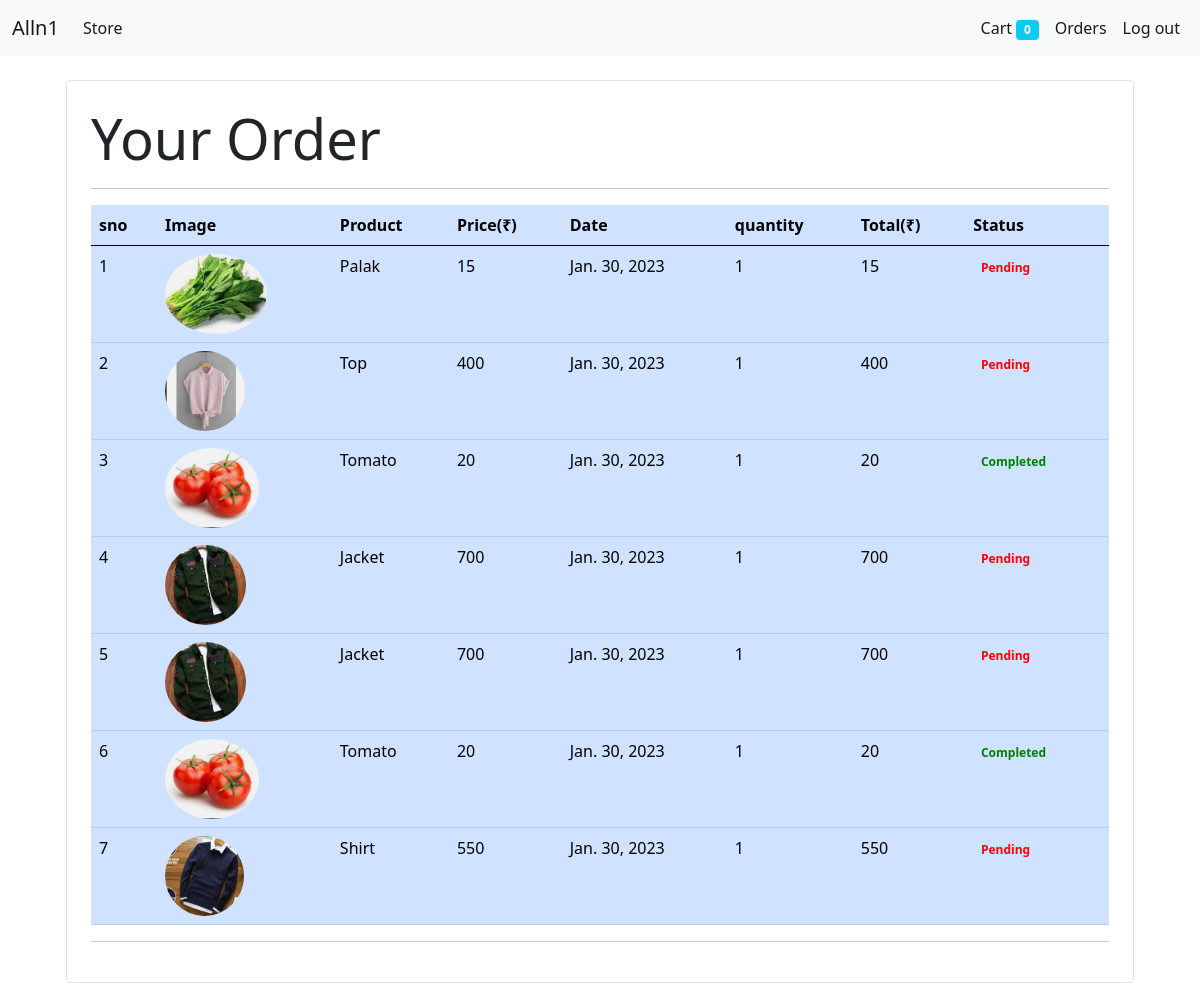
The page /Orders (signed in) on the database its author committed.
### store/models/orders.py (models this page shows, shortened)
class Order(models.Model):
    product = models.ForeignKey(Products , on_delete=models.CASCADE)
    customer = models.ForeignKey(Customer,on_delete=models.CASCADE)
    quantity = models.IntegerField(default=1)
    price = models.IntegerField()
    address = models.CharField(max_length=200,default='', blank=True)
    phone = models.CharField(max_length=10,default='', blank=True)
    date = models.DateField(default=datetime.datetime.today)
    Status = models.BooleanField(default=False)
    @staticmethod
    def get_orders_by_customer(customer_id):
        return Order.objects.filter(customer = customer_id).order_by('-date')

### store/models/Product.py (models this page shows, shortened)
class Products(models.Model):
    name = models.CharField(max_length=50)
    price = models.IntegerField(default=0)
    category = models.ForeignKey(Category , on_delete= models.CASCADE ,default=1)
    description =models.CharField(max_length=300,default='')
    image=models.ImageField(upload_to='uploads/products/')

### store/views/orders.py (the view)
# urls.py: path('Orders', orderview.as_view(), name ='orders')
class orderview(View):
    def get(self, request):
        customer = request.session.get('customer')
        orders = Order.get_orders_by_customer(customer)
        print(orders)
        return render(request, 'orders.html', {'orders': orders})

### store/templatetags/cart.py (called while the page is built)
@register.filter(name= 'multiply')
def multiply(number, number1):
    return number1 * number

### store/templates/orders.html
{% extends 'Base.html' %}
{% block content %}
{% load cart%}
<div class="container">
    <div class="border rounded p-4 m-4">
      <div class="table-responsive-md">
        <p class="display-4 pl-4 ml-4">Your Order </p>
        <hr>
        <table class="table table-primary">
            <thead>
                <tr>
                    <th >sno</th>
                    <th >Image</th>
                    <th >Product</th>
                    <th >Price(₹)</th>
                    <th >Date</th>
                    <th >quantity</th>
                    <th >Total(₹)</th>
                    <th>Status</th>
                </tr>
            </thead>
            <tbody>
                {% for order in orders %}
                <tr >
                    <td >{{forloop.counter}}</td>
                    <td><img style="height: 80px;" class ="rounded-circle" src="{{order.product.image.url}}" alt="..." ></td>
                    <td>{{order.product.name}}</td>
                    <td>{{order.price}}</td>
                    <td>{{order.date}}</td>
                    <td>{{order.quantity}}</td>
                    <td>{{order.quantity|multiply:order.price}}</td>
                    {% if order.Status %}
                    <td><small class="badge badge-success" style="color: green;" >Completed</small></td>
                    {% else %}
                    <td><small class="badge badge-warning" style="color: red;">Pending</small></td>
                    {% endif %}
                </tr>
                {% endfor %}
            </tbody>
        </table>
        <hr>
      </div>
{% endblock %}

### rows shown on the page
Order: product.image (picture), product.name "Palak", price "15", date "Jan. 30, 2023", quantity "1", quantity|multiply "15", Status "Pending"
Order: product.image (picture), product.name "Top", price "400", date "Jan. 30, 2023", quantity "1", quantity|multiply "400", Status "Pending"
Order: product.image (picture), product.name "Tomato", price "20", date "Jan. 30, 2023", quantity "1", quantity|multiply "20", Status "Completed"
Order: product.image (picture), product.name "Jacket", price "700", date "Jan. 30, 2023", quantity "1", quantity|multiply "700", Status "Pending"
Order: product.image (picture), product.name "Jacket", price "700", date "Jan. 30, 2023", quantity "1", quantity|multiply "700", Status "Pending"
Order: product.image (picture), product.name "Tomato", price "20", date "Jan. 30, 2023", quantity "1", quantity|multiply "20", Status "Completed"
Order: product.image (picture), product.name "Shirt", price "550", date "Jan. 30, 2023", quantity "1", quantity|multiply "550", Status "Pending"

### other values the page prints
{{ request.session.cart.keys|length }} "0"
